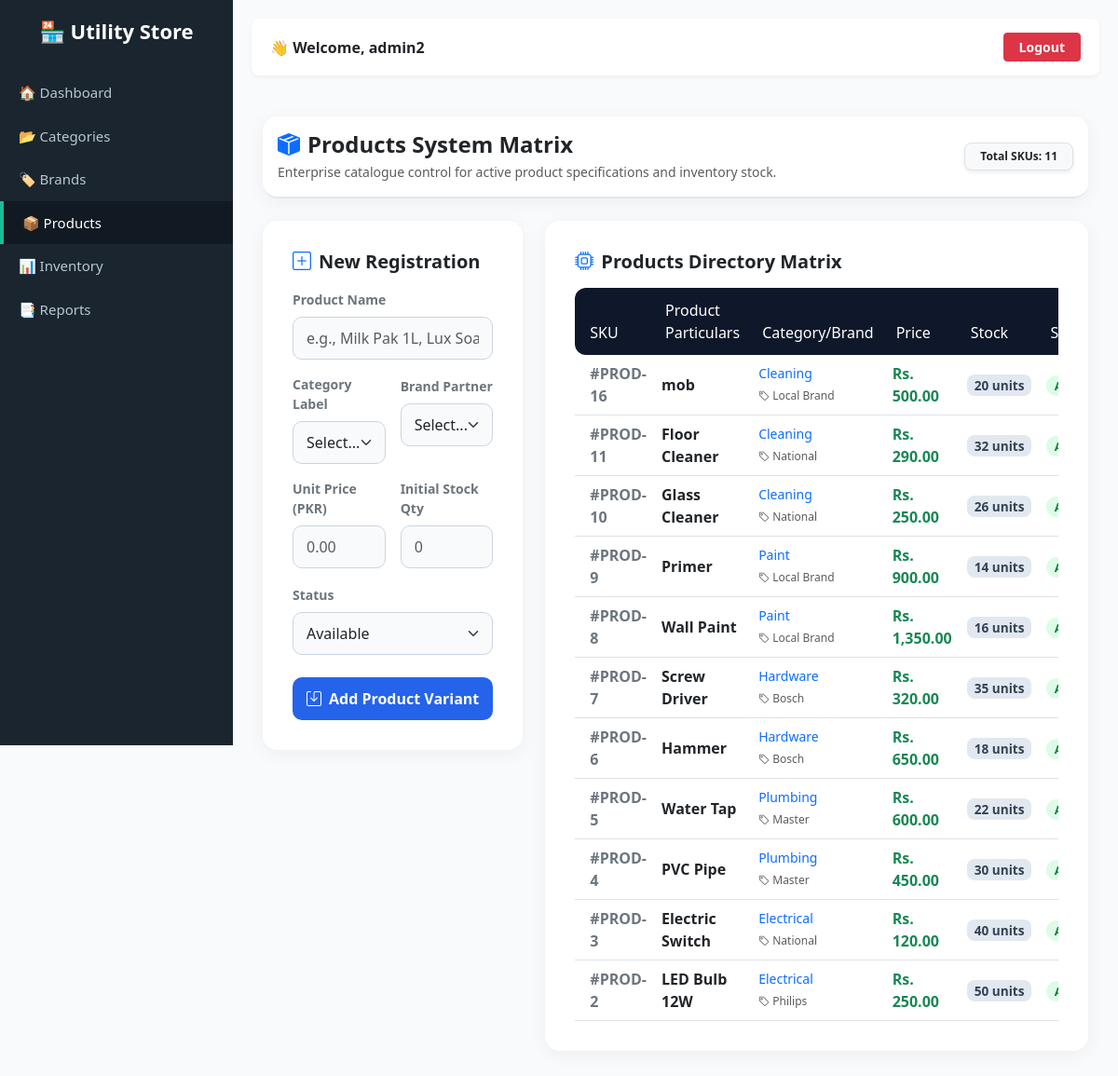
The page /products.php (signed in) on the database its author committed.
### tables this page shows
CREATE TABLE `products` (
  `product_id` int(11) NOT NULL,
  `category_id` int(11) DEFAULT NULL,
  `brand_id` int(11) DEFAULT NULL,
  `product_name` varchar(150) DEFAULT NULL,
  `barcode` varchar(50) DEFAULT NULL,
  `description` text DEFAULT NULL,
  `purchase_price` decimal(10,2) DEFAULT NULL,
  `selling_price` decimal(10,2) DEFAULT NULL,
  `reorder_level` int(11) DEFAULT NULL,
  `unit` varchar(20) DEFAULT NULL,
  `image` varchar(255) DEFAULT NULL,
  `status` enum('Available','Unavailable') DEFAULT 'Available',
  `stock` int(11) DEFAULT 0
);

CREATE TABLE `categories` (
  `category_id` int(11) NOT NULL,
  `category_name` varchar(100) DEFAULT NULL,
  `description` text DEFAULT NULL
);

CREATE TABLE `brands` (
  `brand_id` int(11) NOT NULL,
  `brand_name` varchar(100) DEFAULT NULL
);

### products.php (the view, shortened to what this page needs)
<?php
require_once "../config/database.php";
try {
    $sql = "SELECT p.*, c.category_name, b.brand_name
            FROM Products p
            LEFT JOIN Categories c ON p.category_id = c.category_id
            LEFT JOIN Brands b ON p.brand_id = b.brand_id
            ORDER BY p.product_id DESC";
    $products = $conn->query($sql)->fetchAll(PDO::FETCH_ASSOC);
} catch (PDOException $e) {
    $products = [];
}
include "../includes/header.php";
?>
<link href="https://cdn.jsdelivr.net/npm/bootstrap@5.3.3/dist/css/bootstrap.min.css" rel="stylesheet">
<link href="https://cdn.jsdelivr.net/npm/bootstrap-icons@1.11.3/font/bootstrap-icons.min.css" rel="stylesheet">
<div class="container-fluid py-4">
    <div class="card custom-card matrix-header p-3 mb-4">
        <div class="d-flex justify-content-between align-items-center flex-wrap gap-3">
            <div>
                <h4 class="fw-bold text-dark mb-1"><i class="bi bi-box-seam-fill text-primary me-2"></i>Products System Matrix</h4>
                <p class="text-muted small mb-0">Enterprise catalogue control for active product specifications and inventory stock.</p>
            </div>
            <span class="badge bg-light text-dark border px-3 py-2 rounded-3 fw-semibold shadow-sm">
                Total SKUs: <?= count($products) ?>
            </span>
        </div>
    </div>
    <div class="row g-4">
        <div class="col-xl-4">
            <div class="card custom-card p-3">
                <div class="card-body">
                    <h5 class="fw-bold text-dark mb-3"><i class="bi bi-plus-square text-primary me-2"></i>New Registration</h5>
                    <form action="products.php" method="POST">
                        <div class="mb-3">
                            <label class="form-label small fw-semibold text-secondary">Product Name</label>
                            <input type="text" name="product_name" class="form-control" placeholder="e.g., Milk Pak 1L, Lux Soap" required>
                        </div>
                        <div class="row g-3 mb-3">
                            <div class="col-6">
                                <label class="form-label small fw-semibold text-secondary">Category Label</label>
                                <select name="category_id" class="form-select" required>
                                    <option value="">Select...</option>
                                </select>
                            </div>
                            <div class="col-6">
                                <label class="form-label small fw-semibold text-secondary">Brand Partner</label>
                                <select name="brand_id" class="form-select" required>
                                    <option value="">Select...</option>
                                </select>
                            </div>
                        </div>
                        <div class="row g-3 mb-3">
                            <div class="col-6">
                                <label class="form-label small fw-semibold text-secondary">Unit Price (PKR)</label>
                                <input type="number" step="0.01" name="price" class="form-control" placeholder="0.00" min="0" required>
                            </div>
                            <div class="col-6">
                                <label class="form-label small fw-semibold text-secondary">Initial Stock Qty</label>
                                <input type="number" name="quantity" class="form-control" placeholder="0" min="0" required>
                            </div>
                        </div>
                        <div class="mb-4">
                            <label class="form-label small fw-semibold text-secondary">Status</label>
                            <select name="status" class="form-select">
                                <option value="Available">Available</option>
                            </select>
                        </div>
                        <button type="submit" name="add_product" class="btn btn-matrix w-100">
                            <i class="bi bi-save me-2"></i>Add Product Variant
                        </button>
                    </form>
                </div>
            </div>
        </div>
        <div class="col-xl-8">
            <div class="card custom-card p-3">
                <div class="card-body">
                    <h5 class="fw-bold text-dark mb-3"><i class="bi bi-cpu text-primary me-2"></i>Products Directory Matrix</h5>
                    <div class="table-responsive">
                        <table class="table table-hover align-middle mb-0">
                            <thead>
                                <tr>
                                    <th class="ps-3" style="border-top-left-radius: 12px; border-bottom-left-radius: 12px;">SKU</th>
                                    <th>Product Particulars</th>
                                    <th>Category/Brand</th>
                                    <th>Price</th>
                                    <th>Stock</th>
                                    <th>Status</th>
                                </tr>
                            </thead>
                            <tbody>
                                <?php if (count($products) > 0): ?>
                                    <?php foreach ($products as $row): ?>
                                        <tr>
                                            <td class="fw-semibold text-secondary ps-3">#PROD-<?= $row['product_id'] ?></td>
                                            <td>
                                                <span class="fw-bold text-dark d-block"><?= htmlspecialchars($row['product_name']) ?></span>
                                            </td>
                                            <td>
                                                <span class="small d-block text-primary fw-medium"><?= htmlspecialchars($row['category_name'] ?? 'Uncategorized') ?></span>
                                                <span class="text-muted extra-small" style="font-size: 0.75rem;"><i class="bi bi-tag"></i> <?= htmlspecialchars($row['brand_name'] ?? 'Generic') ?></span>
                                            </td>
                                            <td class="fw-bold text-success">
                                                <?php
                                                $prodPrice = $row['selling_price'] ?? ($row['price'] ?? 0);
                                                ?>
                                                Rs. <?= number_format((float)$prodPrice, 2) ?>
                                            </td>
                                            <td>
                                                <?php
                                                $prodQty = $row['stock'] ?? ($row['quantity'] ?? 0);
                                                ?>
                                                <span class="badge badge-stock px-2 py-1.5 rounded-3 fw-semibold">
                                                    <?= $prodQty ?> units
                                                </span>
                                            </td>
                                            <td>
                                                <?php
                                                $prodStatus = (isset($row['status']) && !empty($row['status'])) ? strtolower($row['status']) : 'available';
                                                ?>
                                                <span class="badge px-2.5 py-1.5 rounded-pill <?= ($prodStatus == 'available' || $prodStatus == 'active') ? 'badge-active' : 'badge-inactive' ?>">
                                                </span>
                                            </td>
                                        </tr>
                                    <?php endforeach; ?>
                                <?php endif; ?>
                            </tbody>
                        </table>
                    </div>
                </div>
            </div>
        </div>
    </div>
</div>
<?php include "../includes/footer.php"; ?>

### header.php (style rules this page uses)
body { display: flex; background-color: #f8f9fa; margin: 0; min-height: 100vh; }

### products.php (style rules this page uses)
body { background-color: #f8fafc; font-family: 'Segoe UI', system-ui, sans-serif; overflow-x: hidden; }
.custom-card { border: none; border-radius: 16px; box-shadow: 0 4px 20px rgba(0, 0, 0, 0.05); background: #ffffff; }
.matrix-header { background: #ffffff; border-bottom: 2px solid #e2e8f0; }
.form-control, .form-select { border: 1px solid #cbd5e1; border-radius: 10px; padding: 10px 14px; background-color: #f8fafc; }
.btn-matrix { background: #2563eb; border: none; border-radius: 10px; padding: 11px; font-weight: 600; color: white; }
.table th { background-color: #0f172a !important; color: white; font-weight: 500; border: none; padding: 12px; }
.badge-active { background-color: #dcfce7; color: #15803d; font-size: 0.8rem; font-weight: 600; }
.badge-stock { background-color: #e2e8f0; color: #334155; font-size: 0.85rem; }

### rows shown on the page
products: product_id "16", product_name "mob", category.category_name "Cleaning", brand.brand_name "Local Brand", selling_price "500.00", stock "20"
products: product_id "11", product_name "Floor Cleaner", category.category_name "Cleaning", brand.brand_name "National", selling_price "290.00", stock "32"
products: product_id "10", product_name "Glass Cleaner", category.category_name "Cleaning", brand.brand_name "National", selling_price "250.00", stock "26"
products: product_id "9", product_name "Primer", category.category_name "Paint", brand.brand_name "Local Brand", selling_price "900.00", stock "14"
products: product_id "8", product_name "Wall Paint", category.category_name "Paint", brand.brand_name "Local Brand", selling_price "1,350.00", stock "16"
products: product_id "7", product_name "Screw Driver", category.category_name "Hardware", brand.brand_name "Bosch", selling_price "320.00", stock "35"
products: product_id "6", product_name "Hammer", category.category_name "Hardware", brand.brand_name "Bosch", selling_price "650.00", stock "18"
products: product_id "5", product_name "Water Tap", category.category_name "Plumbing", brand.brand_name "Master", selling_price "600.00", stock "22"
products: product_id "4", product_name "PVC Pipe", category.category_name "Plumbing", brand.brand_name "Master", selling_price "450.00", stock "30"
products: product_id "3", product_name "Electric Switch", category.category_name "Electrical", brand.brand_name "National", selling_price "120.00", stock "40"
products: product_id "2", product_name "LED Bulb 12W", category.category_name "Electrical", brand.brand_name "Philips", selling_price "250.00", stock "50"

### other values the page prints
$_SESSION['username'] "admin2"
count($products) "11"
